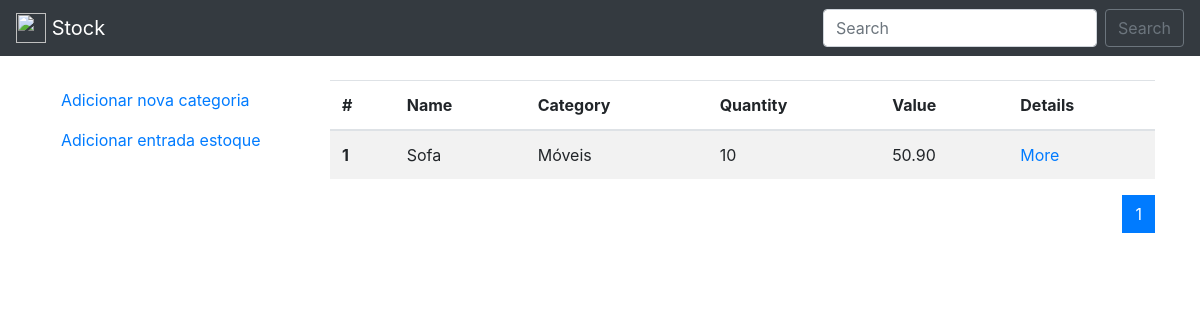
/, run on an earlier commit of the app's database.
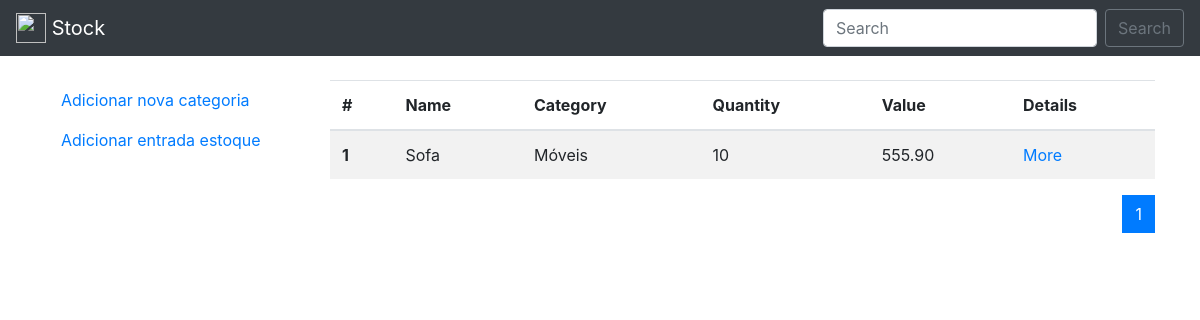
And on a later commit of the database.
### stock_control/models.py (models this page shows, shortened)
class Stock(models.Model):
    name = models.CharField(max_length=100)
    category = models.ForeignKey(
        Category, null=True, on_delete=models.SET_NULL
    )
    quantity = models.IntegerField()
    unitary_value = models.DecimalField(max_digits=5, decimal_places=2)
    created_date = models.DateTimeField(default=timezone.now)
    published_date = models.DateTimeField(blank=True, null=True)
    class Meta:
        verbose_name = 'Stock'
        verbose_name_plural = 'Stocks'
        ordering=['id']

class Category(models.Model):
    name = models.CharField(max_length=100)
    description = models.CharField(max_length=200)
    class Meta:
        verbose_name = 'Category'
        verbose_name_plural = 'Categories'
    def __str__(self):
        return self.name

### stock_control/views.py (the view)
# urls.py: path('', views.stock_list, name='stock_list'),
def stock_list(request):
    stock = Stock.objects.all()
    all_stock = Paginator(stock, 3)
    page_number = request.GET.get('page')
    page_obj = all_stock.get_page(page_number)
    return render(request, 'stock_control/stock_list.html', {
        'all_stock': page_obj,
        'range_pages': range(1, page_obj.paginator.num_pages+1)
    })

### stock_control/templates/stock_control/stock_list.html (shortened to what this page needs)
<!doctype html>
<html lang="en">
<head>
  <link rel="stylesheet" href="https://stackpath.bootstrapcdn.com/bootstrap/4.4.1/css/bootstrap.min.css"
>
</head>
<body>
  <nav class="navbar navbar-dark bg-dark">
    <a class="navbar-brand" href="#">
      <img src="/docs/4.4/assets/brand/bootstrap-solid.svg" width="30" height="30" class="d-inline-block align-top"
        alt="">
      Stock
    </a>
    <form action="{% url 'search_results' %}" method="GET" class="form-inline my-2 my-lg-0">
      <input name="q" class="form-control mr-sm-2" type="search" placeholder="Search" aria-label="Search">
      <button class="btn btn-outline-secondary my-2 my-sm-0" type="submit">Search</button>
    </form>
  </nav>
  <div class="container mt-4">
    <div class="row">
      <div class="col-3">
        <ul class="nav flex-column">
          <li class="nav-item">
            <a class="nav-link" href="{% url 'category_add' %}">Adicionar nova categoria</a>
          </li>
          <li class="nav-item">
            <a class="nav-link" href="{% url 'stock_add' %}">Adicionar entrada estoque</a>
          </li>
        </ul>
      </div>
      <div class="col-9">
        <table class="table table-striped">
          <thead>
            <tr>
              <th scope="col">#</th>
              <th scope="col">Name</th>
              <th scope="col">Category</th>
              <th scope="col">Quantity</th>
              <th scope="col">Value</th>
              <th scope="col">Details</th>
            </tr>
          </thead>
          <tbody>
            {% for stock in all_stock %}
            <tr>
              <th scope="row">{{ stock.id }}</th>
              <td>{{ stock.name }}</td>
              <td>{{ stock.category }}</td>
              <td>{{ stock.quantity }}</td>
              <td>{{ stock.unitary_value }}</td>
              <td><a href="{% url 'stock_detail' stock.id%}"> More </a></td>
            </tr>
            {% endfor %}
          </tbody>
        </table>
        <nav aria-label="Page navigation example">
          <ul class="pagination justify-content-end">
            {% for page in range_pages %}
            {% if page != all_stock.number %}
            <li class="page-item"><a class="page-link" href="?page={{ page }}">{{ page }}</a></li>
            {% else %}
            <li class="page-item active"><a class="page-link" href="?page={{ page }}">{{ page }}</a></li>
            {% endif %}
            {% endfor %}
          </ul>
        </nav>
      </div>
    </div>
  </div>
</body>
</html>

What changed in the data, as far as the page shows it:
changed Stock "Sofa": unitary_value "50.90" → "555.90"
